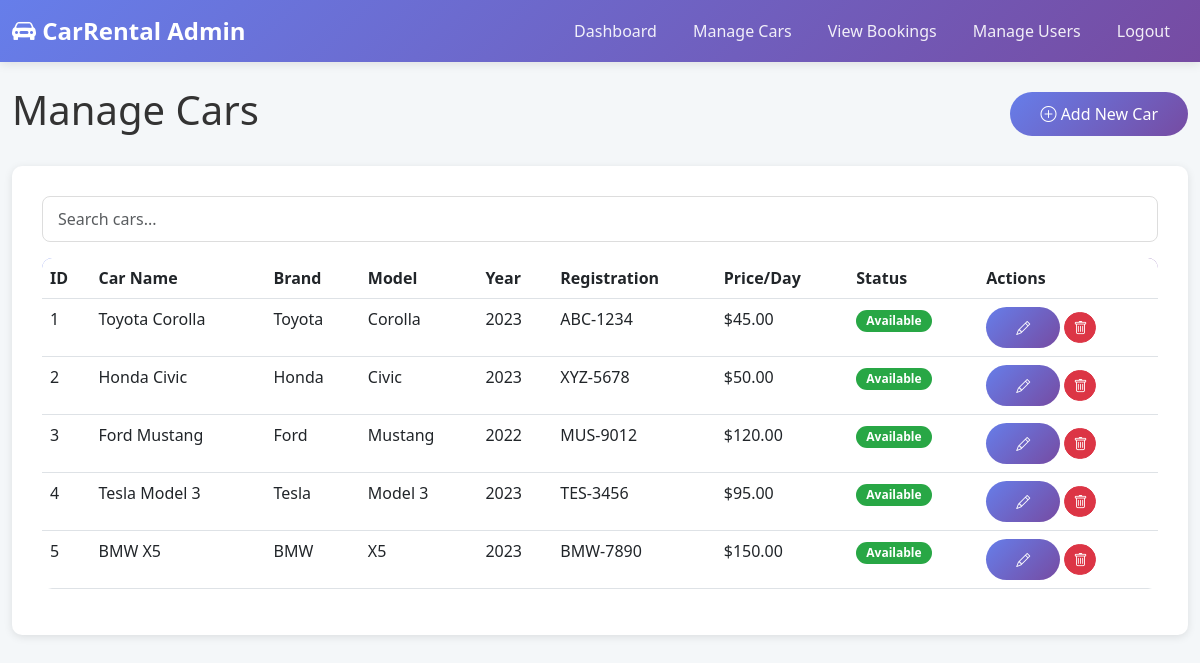
The app's page /admin/manage-cars.php (signed in) with its own data.
### tables this page shows
CREATE TABLE IF NOT EXISTS cars (
    id INT AUTO_INCREMENT PRIMARY KEY,
    car_name VARCHAR(100) NOT NULL,
    brand VARCHAR(50) NOT NULL,
    model VARCHAR(50) NOT NULL,
    year INT NOT NULL,
    color VARCHAR(30),
    registration_number VARCHAR(20) UNIQUE NOT NULL,
    seat_capacity INT NOT NULL,
    price_per_day DECIMAL(10, 2) NOT NULL,
    fuel_type ENUM('Petrol', 'Diesel', 'Electric', 'Hybrid') NOT NULL,
    transmission ENUM('Manual', 'Automatic') NOT NULL,
    image VARCHAR(255),
    status ENUM('available', 'booked', 'maintenance') DEFAULT 'available',
    description TEXT,
    created_at TIMESTAMP DEFAULT CURRENT_TIMESTAMP
);

### includes/functions.php (called while the page is built, shortened)
<?php
function getAllCars($status = null, $brand = null) {
    $conn = getDBConnection();
    $query = "SELECT * FROM cars WHERE 1=1";
    $params = [];
    $types = "";
    $query .= " ORDER BY created_at DESC";
    if (!empty($params)) {
        $stmt = $conn->prepare($query);
        $stmt->bind_param($types, ...$params);
        $stmt->execute();
        $result = $stmt->get_result();
    } else {
        $result = $conn->query($query);
    }
    $cars = [];
    while ($row = $result->fetch_assoc()) {
        $cars[] = $row;
    }
    return $cars;
}
?>

### admin/manage-cars.php (the view, shortened to what this page needs)
<?php
require_once '../includes/functions.php';
$cars = getAllCars();
?>
<!DOCTYPE html>
<html lang="en">
<head>
    <link href="https://cdn.jsdelivr.net/npm/bootstrap@5.3.0/dist/css/bootstrap.min.css" rel="stylesheet">
    <link rel="stylesheet" href="https://cdn.jsdelivr.net/npm/bootstrap-icons@1.11.0/font/bootstrap-icons.css">
    <link rel="stylesheet" href="../assets/css/style.css">
</head>
<body>
    <nav class="navbar navbar-expand-lg navbar-dark">
        <div class="container-fluid">
            <a class="navbar-brand" href="../index.php">
                <i class="bi bi-car-front-fill"></i> CarRental Admin
            </a>
            <div class="collapse navbar-collapse" id="navbarNav">
                <ul class="navbar-nav ms-auto">
                    <li class="nav-item">
                        <a class="nav-link" href="dashboard.php">Dashboard</a>
                    </li>
                    <li class="nav-item">
                        <a class="nav-link active" href="manage-cars.php">Manage Cars</a>
                    </li>
                    <li class="nav-item">
                        <a class="nav-link" href="view-bookings.php">View Bookings</a>
                    </li>
                    <li class="nav-item">
                        <a class="nav-link" href="manage-users.php">Manage Users</a>
                    </li>
                    <li class="nav-item">
                        <a class="nav-link" href="../logout.php">Logout</a>
                    </li>
                </ul>
            </div>
        </div>
    </nav>
    <div class="container-fluid py-4">
        <div class="d-flex justify-content-between align-items-center mb-4">
            <h1>Manage Cars</h1>
            <a href="add-car.php" class="btn btn-primary">
                <i class="bi bi-plus-circle"></i> Add New Car
            </a>
        </div>
        <div class="dashboard-card">
            <div class="mb-3">
                <input type="text" class="form-control" id="searchInput"
                       placeholder="Search cars..."
                       onkeyup="searchTable('searchInput', 'carsTable')">
            </div>
            <div class="table-responsive">
                <table class="table table-hover" id="carsTable">
                    <thead>
                        <tr>
                            <th>ID</th>
                            <th>Car Name</th>
                            <th>Brand</th>
                            <th>Model</th>
                            <th>Year</th>
                            <th>Registration</th>
                            <th>Price/Day</th>
                            <th>Status</th>
                            <th>Actions</th>
                        </tr>
                    </thead>
                    <tbody>
                        <?php if (empty($cars)): ?>
                            <tr>
                                <td colspan="9" class="text-center">No cars found.</td>
                            </tr>
                        <?php else: ?>
                            <?php foreach ($cars as $car): ?>
                                <tr>
                                    <td><?php echo $car['id']; ?></td>
                                    <td><?php echo htmlspecialchars($car['car_name']); ?></td>
                                    <td><?php echo htmlspecialchars($car['brand']); ?></td>
                                    <td><?php echo htmlspecialchars($car['model']); ?></td>
                                    <td><?php echo $car['year']; ?></td>
                                    <td><?php echo htmlspecialchars($car['registration_number']); ?></td>
                                    <td>$<?php echo number_format($car['price_per_day'], 2); ?></td>
                                    <td>
                                        <span class="badge status-<?php echo $car['status']; ?>">
                                            <?php echo ucfirst($car['status']); ?>
                                        </span>
                                    </td>
                                    <td>
                                        <a href="edit-car.php?id=<?php echo $car['id']; ?>"
                                           class="btn btn-sm btn-primary" title="Edit">
                                            <i class="bi bi-pencil"></i>
                                        </a>
                                        <a href="?delete=<?php echo $car['id']; ?>"
                                           class="btn btn-sm btn-danger"
                                           onclick="return confirm('Are you sure you want to delete this car?')"
                                           title="Delete">
                                            <i class="bi bi-trash"></i>
                                        </a>
                                    </td>
                                </tr>
                            <?php endforeach; ?>
                        <?php endif; ?>
                    </tbody>
                </table>
            </div>
        </div>
    </div>
</body>
</html>

### assets/css/style.css (style rules this page uses)
* { margin: 0; padding: 0; box-sizing: border-box; }
body { font-family: 'Segoe UI', Tahoma, Geneva, Verdana, sans-serif; background-color: #f4f7f9; color: #333; }
.navbar { background: linear-gradient(135deg, #667eea 0%, #764ba2 100%); box-shadow: 0 2px 10px rgba(0,0,0,0.1); }
.navbar-brand { font-weight: bold; font-size: 1.5rem; color: white !important; }
.navbar-nav .nav-link { color: rgba(255,255,255,0.9) !important; margin: 0 10px; transition: color 0.3s; }
.btn-primary { background: linear-gradient(135deg, #667eea 0%, #764ba2 100%); border: none; border-radius: 25px; padding: 10px 30px; transition: all 0.3s; }
.btn-danger { border-radius: 25px; }
.form-control { border-radius: 8px; border: 1px solid #ddd; padding: 10px 15px; }
.dashboard-card { background: white; border-radius: 10px; padding: 30px; margin-bottom: 30px; box-shadow: 0 2px 8px rgba(0,0,0,0.1); }
.table { background: white; border-radius: 10px; overflow: hidden; }
.table thead { background: linear-gradient(135deg, #667eea 0%, #764ba2 100%); color: white; }
.badge { padding: 5px 10px; border-radius: 20px; }
.status-available { background-color: #28a745; }

### records on screen
cars: id "1", car_name "Toyota Corolla", brand "Toyota", model "Corolla", year "2023", registration_number "ABC-1234", price_per_day "45.00", status "Available"
cars: id "2", car_name "Honda Civic", brand "Honda", model "Civic", year "2023", registration_number "XYZ-5678", price_per_day "50.00", status "Available"
cars: id "3", car_name "Ford Mustang", brand "Ford", model "Mustang", year "2022", registration_number "MUS-9012", price_per_day "120.00", status "Available"
cars: id "4", car_name "Tesla Model 3", brand "Tesla", model "Model 3", year "2023", registration_number "TES-3456", price_per_day "95.00", status "Available"
cars: id "5", car_name "BMW X5", brand "BMW", model "X5", year "2023", registration_number "BMW-7890", price_per_day "150.00", status "Available"
